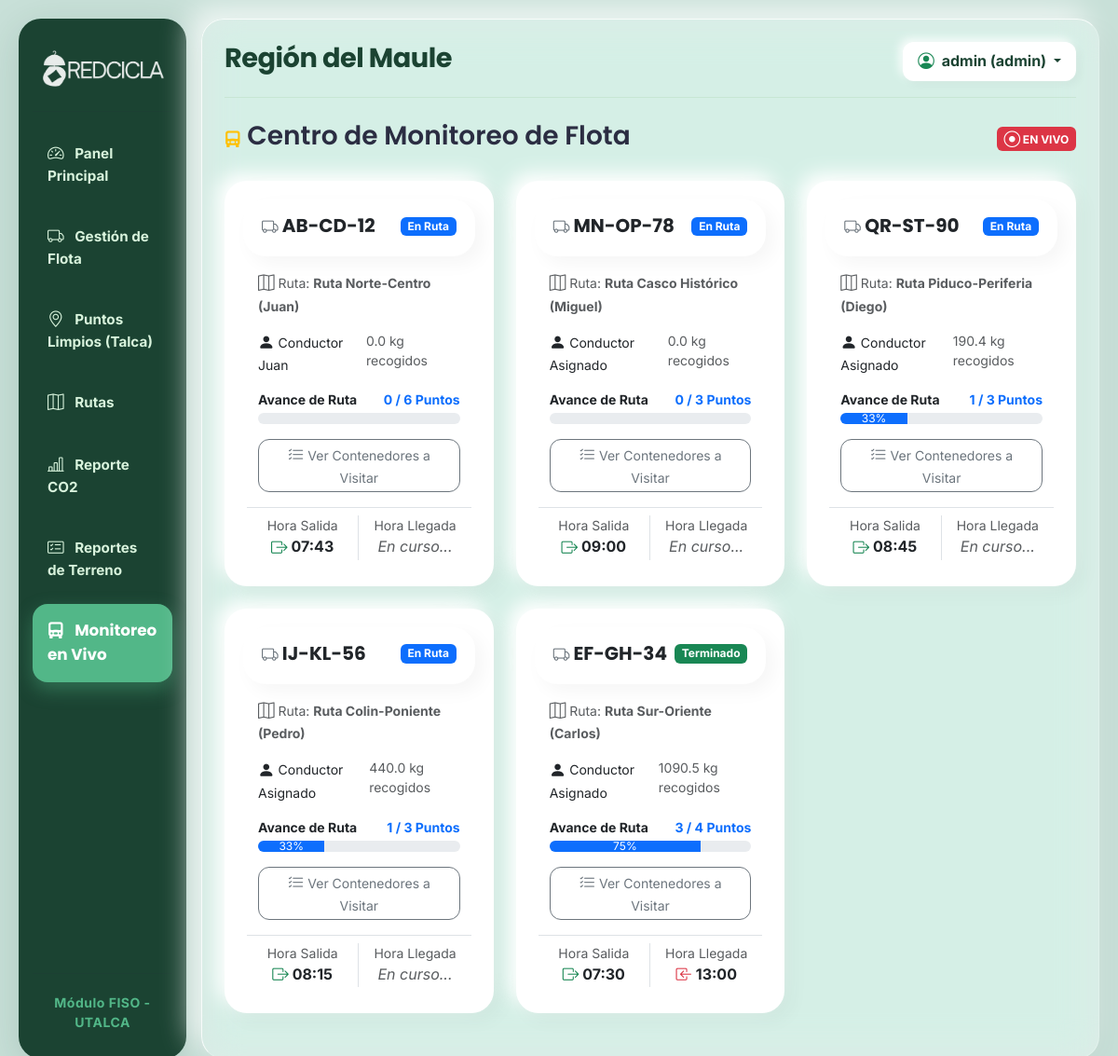
Screenshot of /monitoreo (signed in) with the database file from the repository.
### tables this page shows
CREATE TABLE rutas_activas (
        id INTEGER PRIMARY KEY AUTOINCREMENT, ruta_id INTEGER, camion_id INTEGER, conductor_id INTEGER, ayudante_id INTEGER,
        fecha_inicio TEXT NOT NULL, fecha_fin TEXT, pesaje_calculado REAL, pesaje_final REAL,
        FOREIGN KEY(ruta_id) REFERENCES rutas(id), FOREIGN KEY(camion_id) REFERENCES camiones(id),
        FOREIGN KEY(conductor_id) REFERENCES empleados(id), FOREIGN KEY(ayudante_id) REFERENCES empleados(id));

CREATE TABLE camiones (
        id INTEGER PRIMARY KEY AUTOINCREMENT, patente TEXT UNIQUE NOT NULL, capacidad_carga REAL,
        ultima_revision TEXT, estado INTEGER DEFAULT 1, alerta INTEGER DEFAULT 0);

CREATE TABLE rutas (id INTEGER PRIMARY KEY AUTOINCREMENT, zona_id INTEGER, nombre TEXT NOT NULL, conductor_id INTEGER, FOREIGN KEY(zona_id) REFERENCES zonas(id));

### main.py (the view)
@app.route('/monitoreo')
def monitoreo_rutas():
    if 'usuario_nombre' not in session:
        return redirect(url_for('login'))
    conexion = sqlite3.connect(DB_PATH)
    cursor = conexion.cursor()
    cursor.execute('''
        SELECT
            ra.id,
            c.patente,
            c.capacidad_carga,
            COALESCE(cond.nombre_completo, 'Conductor Asignado') AS conductor,
            r.nombre AS ruta_nombre,
            ra.fecha_inicio,
            ra.fecha_fin,
            ra.ruta_id
        FROM rutas_activas ra
        LEFT JOIN camiones c ON ra.camion_id = c.id
        LEFT JOIN empleados cond ON ra.conductor_id = cond.id
        LEFT JOIN rutas r ON ra.ruta_id = r.id
        ORDER BY ra.fecha_inicio DESC
    ''')
    viajes_db = cursor.fetchall()
    viajes_procesados = []
    for v in viajes_db:
        ruta_activa_id = v[0]
        ruta_id = v[7]
        cursor.execute("SELECT SUM(cantidad_retirada) FROM registros_retiro WHERE ruta_activa_id = ? AND estado = 'Completado'", (ruta_activa_id,))
        recolectado = cursor.fetchone()[0]
        if recolectado is None: recolectado = 0.0
        cursor.execute('''
            SELECT p.id, p.direccion,
                   (SELECT estado FROM registros_retiro WHERE ruta_activa_id = ? AND punto_id = p.id ORDER BY id DESC LIMIT 1) as estado_retiro
            FROM puntos_reciclaje p
            WHERE p.ruta_id = ? AND p.estado = 1
        ''', (ruta_activa_id, ruta_id))
        puntos_db = cursor.fetchall()
        detalle_puntos = []
        puntos_completados = 0
        total_puntos = len(puntos_db)
        for p in puntos_db:
            estado_punto = p[2]
            if estado_punto == 'Completado':
                puntos_completados += 1
            detalle_puntos.append({
                "direccion": p[1],
                "estado": estado_punto
            })
        porcentaje = 0
        if total_puntos > 0:
            porcentaje = int((puntos_completados / total_puntos) * 100)
        viajes_procesados.append({
            "id": v[0], "patente": v[1], "capacidad": v[2], "conductor": v[3],
            "ruta": v[4], "inicio": v[5], "fin": v[6],
            "recolectado": round(recolectado, 1),
            "porcentaje": porcentaje,
            "puntos_completados": puntos_completados,
            "total_puntos": total_puntos,
            "detalle_puntos": detalle_puntos
        })
    conexion.close()
    return render_template('monitoreo.html', viajes=viajes_procesados)

### templates/monitoreo.html (shortened to what this page needs)
{% extends 'base.html' %}
{% block content %}
<div class="d-flex justify-content-between align-items-center mb-4">
    <h3><i class="bi bi-truck-front-fill text-warning"></i> Centro de Monitoreo de Flota</h3>
    <span class="badge bg-danger pulse-animation"><i class="bi bi-record-circle"></i> EN VIVO</span>
</div>
<div class="row">
    {% for viaje in viajes %}
    <div class="col-md-6 col-lg-4 mb-4">
        <div class="card border-0 shadow-sm h-100">
            <div class="card-header bg-white d-flex justify-content-between align-items-center border-bottom-0 pt-3">
                <h5 class="mb-0 fw-bold"><i class="bi bi-truck text-secondary"></i> {{ viaje.patente }}</h5>
                {% if viaje.fin %}
                    <span class="badge bg-success">Terminado</span>
                {% else %}
                    <span class="badge bg-primary">En Ruta</span>
                {% endif %}
            </div>
            <div class="card-body pb-2">
                <p class="text-muted small mb-3"><i class="bi bi-map"></i> Ruta: <strong>{{ viaje.ruta }}</strong></p>
                <div class="d-flex justify-content-between mb-1 small">
                    <span><i class="bi bi-person-fill"></i> {{ viaje.conductor }}</span>
                    <span class="text-muted">{{ viaje.recolectado }} kg recogidos</span>
                </div>
                <div class="d-flex justify-content-between mb-1 mt-3 small fw-bold">
                    <span>Avance de Ruta</span>
                    <span class="text-primary">{{ viaje.puntos_completados }} / {{ viaje.total_puntos }} Puntos</span>
                </div>
                <div class="progress mb-3" style="height: 12px;">
                    <div class="progress-bar {% if viaje.porcentaje == 100 %}bg-success{% else %}bg-primary{% endif %}"
                         role="progressbar" style="width: {{ viaje.porcentaje }}%;">
                         {{ viaje.porcentaje }}%
                    </div>
                </div>
                <button class="btn btn-sm btn-outline-secondary w-100 mb-3" type="button" data-bs-toggle="collapse" data-bs-target="#collapsePuntos{{ viaje.id }}">
                    <i class="bi bi-list-check"></i> Ver Contenedores a Visitar
                </button>
                <div class="row text-center border-top pt-2">
                    <div class="col-6 border-end">
                        <small class="text-muted d-block">Hora Salida</small>
                        <span class="fw-bold"><i class="bi bi-box-arrow-right text-success"></i> {{ viaje.inicio[-5:] }}</span>
                    </div>
                    <div class="col-6">
                        <small class="text-muted d-block">Hora Llegada</small>
                        {% if viaje.fin %}
                            <span class="fw-bold"><i class="bi bi-box-arrow-in-left text-danger"></i> {{ viaje.fin[-5:] }}</span>
                        {% else %}
                            <span class="text-muted fst-italic">En curso...</span>
                        {% endif %}
                    </div>
                </div>
            </div>
        </div>
    </div>
    {% else %}
    <div class="col-12 text-center py-5">
        <i class="bi bi-moon-stars text-muted" style="font-size: 3rem;"></i>
        <h5 class="text-muted mt-3">No hay camiones en la calle en este momento.</h5>
    </div>
    {% endfor %}
</div>
{% endblock %}

### templates/base.html (style rules this page uses)
:root { --color-bg-light: #c8e0d8; --color-sidebar-combine: #1b4332; --color-primary-green: #52b788; --color-bubble-bg: #ffffff; --color-text-main: #2b2d42; --color-red: #e76f51; --ios-bubble-radius: 24px; --ios-pill-radius: 16px; }
body { font-family: 'Inter', sans-serif; background-color: var(--color-bg-light); min-height: 100vh; color: var(--color-text-main); overflow-x: hidden; }
h1, h2, h3, h4, h5, h6 { font-family: 'Poppins', sans-serif; font-weight: 600; }
.card, .bg-white { background-color: var(--color-bubble-bg) !important; border-radius: var(--ios-bubble-radius) !important; border: none !important; box-shadow: 8px 8px 20px rgba(0, 0, 0, 0.04), -8px -8px 20px rgba(255, 255, 255, 1) !important; padding: 20px; animation: fadeInUp 0.4s cubic-bezier(0.16, 1, 0.3, 1) both; }
.bi { font-size: 1.1rem; vertical-align: -1px; }
.btn { transition: all 0.25s cubic-bezier(0.2, 0.8, 0.2, 1) !important; border-radius: 12px; }
.btn .bi, .nav-link .bi { transition: transform 0.3s cubic-bezier(0.175, 0.885, 0.32, 1.275); display: inline-block; }

### templates/monitoreo.html (style rules this page uses)
.pulse-animation { animation: pulse 2s infinite; }

### rows the page displays
rutas_activas: patente "AB-CD-12", shows "En Ruta", ruta "Ruta Norte-Centro (Juan)", conductor "Conductor Juan", recolectado "0.0", puntos_completados "0", total_puntos "6", fecha_inicio "07:43", shows "En curso..."
rutas_activas: patente "MN-OP-78", shows "En Ruta", ruta "Ruta Casco Histórico (Miguel)", conductor "Conductor Asignado", recolectado "0.0", puntos_completados "0", total_puntos "3", fecha_inicio "09:00", shows "En curso..."
rutas_activas: patente "QR-ST-90", shows "En Ruta", ruta "Ruta Piduco-Periferia (Diego)", conductor "Conductor Asignado", recolectado "190.4", puntos_completados "1", total_puntos "3", porcentaje "33", fecha_inicio "08:45", shows "En curso..."
rutas_activas: patente "IJ-KL-56", shows "En Ruta", ruta "Ruta Colin-Poniente (Pedro)", conductor "Conductor Asignado", recolectado "440.0", puntos_completados "1", total_puntos "3", porcentaje "33", fecha_inicio "08:15", shows "En curso..."
rutas_activas: patente "EF-GH-34", shows "Terminado", ruta "Ruta Sur-Oriente (Carlos)", conductor "Conductor Asignado", recolectado "1090.5", puntos_completados "3", total_puntos "4", porcentaje "75", fecha_inicio "07:30", fecha_fin "13:00"

### other values shown
{{ session.get('usuario_nombre') }} "admin"
{{ session.get('usuario_rol') }} "admin"
